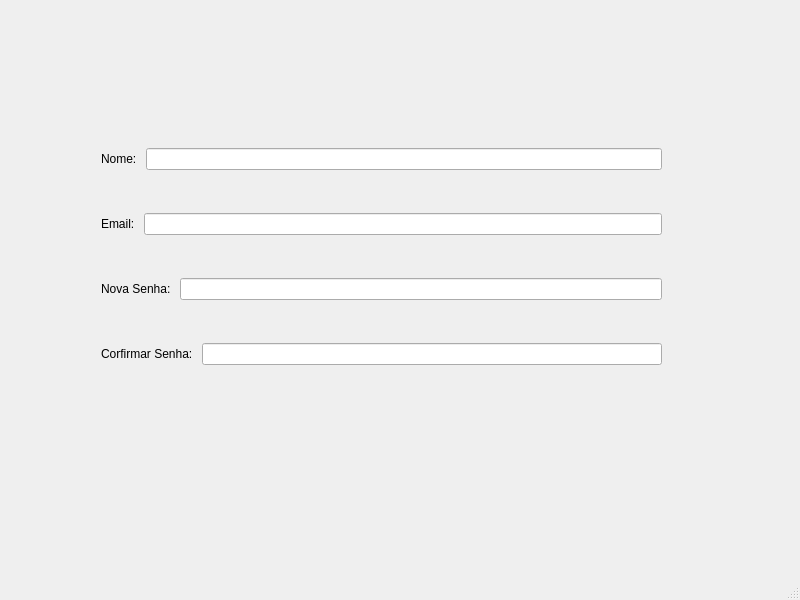
<?xml version="1.0" encoding="UTF-8"?>
<ui version="4.0">
 <class>AltDelWindow</class>
 <widget class="QMainWindow" name="AltDelWindow">
  <property name="geometry">
   <rect>
    <x>0</x>
    <y>0</y>
    <width>800</width>
    <height>600</height>
   </rect>
  </property>
  <property name="windowTitle">
   <string>MainWindow</string>
  </property>
  <widget class="QWidget" name="centralwidget">
   <widget class="QWidget" name="">
    <property name="geometry">
     <rect>
      <x>101</x>
      <y>111</y>
      <width>561</width>
      <height>291</height>
     </rect>
    </property>
    <layout class="QVBoxLayout" name="verticalLayout">
     <item>
      <layout class="QHBoxLayout" name="horizontalLayout">
       <item>
        <widget class="QLabel" name="label">
         <property name="text">
          <string>Nome: </string>
         </property>
        </widget>
       </item>
       <item>
        <widget class="QLineEdit" name="lineEdit"/>
       </item>
      </layout>
     </item>
     <item>
      <layout class="QHBoxLayout" name="horizontalLayout_2">
       <item>
        <widget class="QLabel" name="label_2">
         <property name="text">
          <string>Email: </string>
         </property>
        </widget>
       </item>
       <item>
        <widget class="QLineEdit" name="lineEdit_2"/>
       </item>
      </layout>
     </item>
     <item>
      <layout class="QHBoxLayout" name="horizontalLayout_3">
       <item>
        <widget class="QLabel" name="label_3">
         <property name="text">
          <string>Nova Senha: </string>
         </property>
        </widget>
       </item>
       <item>
        <widget class="QLineEdit" name="lineEdit_3"/>
       </item>
      </layout>
     </item>
     <item>
      <layout class="QHBoxLayout" name="horizontalLayout_4">
       <item>
        <widget class="QLabel" name="label_4">
         <property name="text">
          <string>Corfirmar Senha: </string>
         </property>
        </widget>
       </item>
       <item>
        <widget class="QLineEdit" name="lineEdit_4"/>
       </item>
      </layout>
     </item>
    </layout>
   </widget>
  </widget>
  <widget class="QMenuBar" name="menubar">
   <property name="geometry">
    <rect>
     <x>0</x>
     <y>0</y>
     <width>800</width>
     <height>25</height>
    </rect>
   </property>
  </widget>
  <widget class="QStatusBar" name="statusbar"/>
 </widget>
 <resources/>
 <connections/>
</ui>
